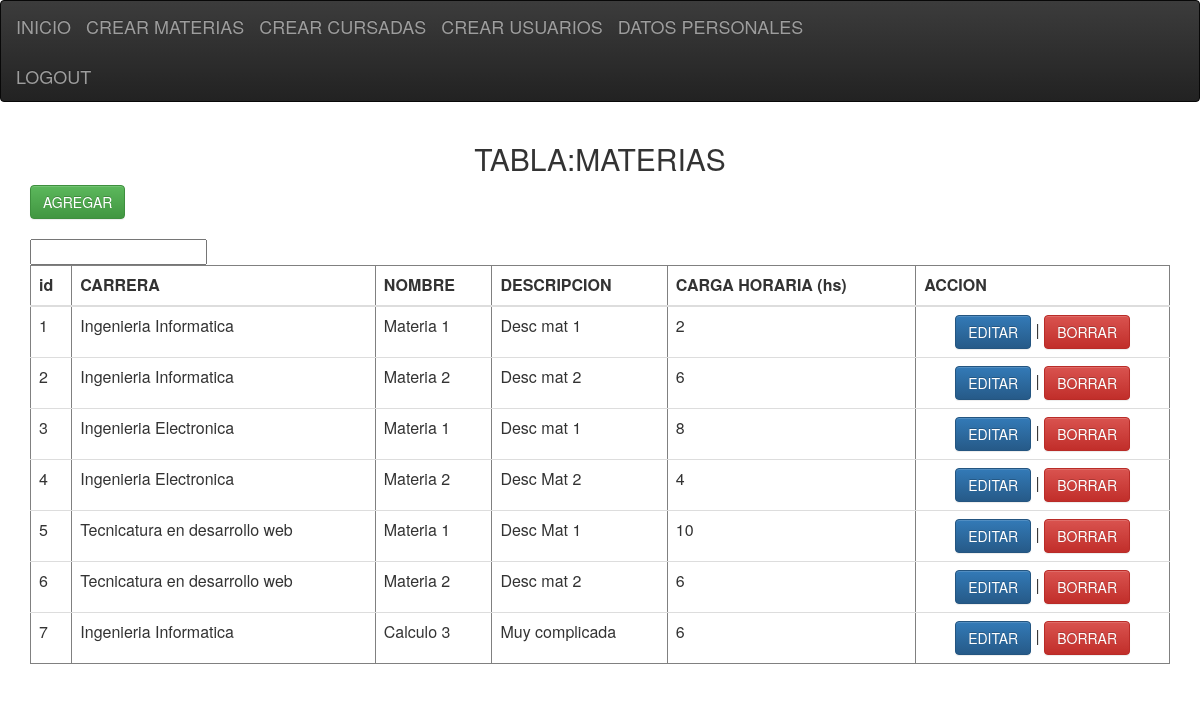
The page /Desafio_02/index.php/login/info_materias on the database its author committed.
### tables this page shows
CREATE TABLE `materias` (
  `id` int(11) NOT NULL,
  `career_id` int(11) NOT NULL,
  `name` varchar(50) NOT NULL,
  `description` varchar(255) DEFAULT NULL,
  `hours` int(11) NOT NULL
);

CREATE TABLE `carreras` (
  `id` int(11) NOT NULL,
  `name` varchar(50) NOT NULL,
  `description` varchar(255) DEFAULT NULL
);

### Desafio_02/application/controllers/login.php (called while the page is built, shortened)
<?php
		Class Login extends CI_Controller{
             public function info_materias(){
                   $data['records']=$this->m_login->getMATERIAS();
                   $this->load->view('info_materia_crear',$data);
             }
}
?>

### Desafio_02/index.php (called while the page is built, shortened)
<?php
require_once BASEPATH.'core/CodeIgniter.php';

### Desafio_02/application/models/m_login.php (called while the page is built, shortened)
<?php
		class m_login extends CI_Model{
             public function getMATERIAS()
                {
                $this->db->SELECT('s.*, c.name AS carrera')
                     ->FROM('materias s')
                     ->JOIN('carreras c', 's.career_id = c.id', 'left');
            $query = $this->db->get();
            if($query -> num_rows() > 0){
                return $query->result();
            }
            return false;
                }
}
?>

### Desafio_02/application/views/info_materia_crear.php (the view, shortened to what this page needs)
<?php include('header.php'); ?>
<html>
	<head>
	</head>
<body>
	<div class="container">
	<div class="row">
	<div class="col-md-12">
		<h2 align="center">TABLA:MATERIAS</h2>
		<a href="<?php echo site_url('login/agregar_materia') ?>"><button type="button" class="btn btn-success">AGREGAR</button></a><br /><br />
		<input id="busqueda_tabla" type="text">
			<table class="table table-hover" align="center" border="1" cellspacing="0" cellpadding="0" width="700" id="tabla_busqueda">
				<thead>
					<th>id</th>
					<th>CARRERA</th>
					<th>NOMBRE</th>
					<th>DESCRIPCION</th>
					<th>CARGA HORARIA (hs)</th>
					<th>ACCION</th>
				</thead>
<tbody>
    <?php
    if (count($records) > 0 && $records != false) {
        foreach($records as $record) {
            echo "<tr>
                      <td>".$record->id."</td>
                      <td>".$record->carrera."</td>
                      <td>".$record->name."</td>
                      <td>".$record->description."</td>
                      <td>".$record->hours."</td>
                      <td align='center'>
						<a href='".site_url('login/editar_materia')."/$record->id'>
						 <button type='button' class='btn btn-primary'>EDITAR</button></a> |
						<a href='".site_url('login/borrar_materia')."/$record->id'>
						 <button type='button' class='btn btn-danger'>BORRAR</button></a>
                  </tr>";
        }
       }
    ?>
</tbody>
    </table>
		</div>
		</div>
		</div>
</body>
</html>

### rows shown on the page
materias: id "1", carreras.name "Ingenieria Informatica", name "Materia 1", description "Desc mat 1", hours "2"
materias: id "2", carreras.name "Ingenieria Informatica", name "Materia 2", description "Desc mat 2", hours "6"
materias: id "3", carreras.name "Ingenieria Electronica", name "Materia 1", description "Desc mat 1", hours "8"
materias: id "4", carreras.name "Ingenieria Electronica", name "Materia 2", description "Desc Mat 2", hours "4"
materias: id "5", carreras.name "Tecnicatura en desarrollo web", name "Materia 1", description "Desc Mat 1", hours "10"
materias: id "6", carreras.name "Tecnicatura en desarrollo web", name "Materia 2", description "Desc mat 2", hours "6"
materias: id "7", carreras.name "Ingenieria Informatica", name "Calculo 3", description "Muy complicada", hours "6"
